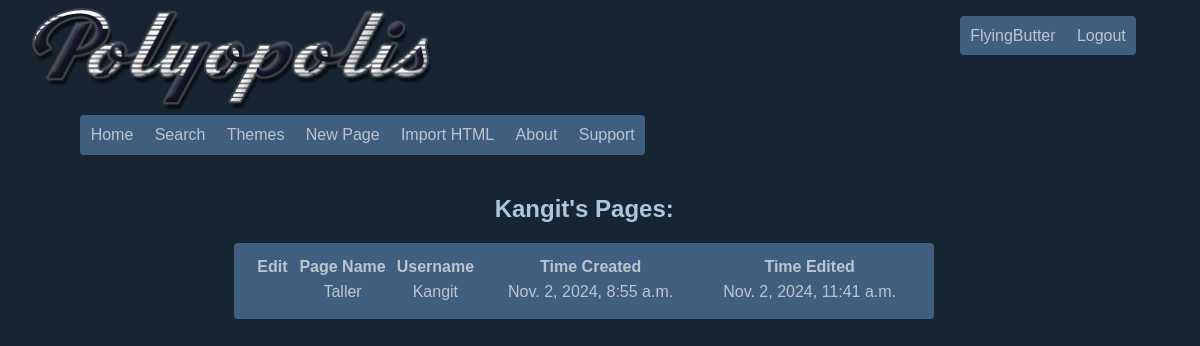
/user/?query=Kangit (signed in), run on the app's committed database.
### builder/models.py (models this page shows, shortened)
class Page(models.Model):
    id = models.UUIDField(primary_key=True, default=uuid.uuid4, editable=False)
    title = models.CharField(max_length=200, default="")
    owner = models.ForeignKey(settings.AUTH_USER_MODEL, on_delete=models.CASCADE)
    created_at = models.DateTimeField(auto_now_add=True)
    touch_time = models.DateTimeField(auto_now_add=True)
    content = models.TextField()  # This stores the cleaned HTML content of the page
    unlisted = models.BooleanField(default=False)           # Premium Feature - Prevents pages from appearing in master list
    private = models.BooleanField(default=False)            # Premium Feature - Allows users to restrict a page to specific users
    locked = models.BooleanField(default=False)             # Premium Feature - Locks a page behind a password screen.
    passwd = models.CharField(max_length=200,default="")    # This is kinda gross right now. Better make sure this is hashed lol.
    theme = models.ForeignKey(Theme, on_delete=models.CASCADE, related_name='pages', default=None, null=True)
    jscript = models.BooleanField(default=False)            # Controls if javascript is allowed

### builder/views.py (the view)
# urls.py: path('user/', views.user_page, name='user'),
def user_page(request):
    form = SearchForm()
    results = set()  # Use a set to prevent duplicate pages
    query = ''
    if 'query' in request.GET:
        form = SearchForm(request.GET)
        if form.is_valid():
            query = form.cleaned_data['query']
            owner_matches = Page.objects.filter(owner__username__icontains=query)
            results.update(owner_matches)
    return render(request, 'builder/user_page.html', {'form': form, 'results': list(results), 'username': query})

### builder/templates/builder/user_page.html (shortened to what this page needs)
{% extends 'builder/base.html' %}
{% block content %}
<!DOCTYPE html>
<html>
<head>
</head>
<body>
    {% if results %}
    <h2>{{ username }}'s Pages:</h2>
    <table class="link_list">
        <tr>
          <th>Edit</th>
          <th>Page Name</th>
          <th>Username</th>
          <th>Time Created</th>
          <th>Time Edited</th>
        </tr>
        {% for page in results %}
        <tr>
                {% if user == page.owner %}
                <td><a href="{% url 'page_editor' page.id %}"><big>✎</big></a> &nbsp; <a href="{% url 'page_delete' page.id %}"><big>✖</big></a></td>
                {% else %}
                <td></td>
                {% endif %}
                <td><a href="{% url 'page_viewer' page.id %}">{{ page.title }}</a></td>
                <td><a href="/user/?query={{ page.owner.username }}">{{ page.owner }}</a></td>
                <td class="time"><a href="{% url 'page_viewer' page.id %}">{{ page.created_at }}</a></td>
                <td class="time"><a href="{% url 'page_viewer' page.id %}">{{ page.touch_time }}</a></td>
        </tr>
        {% endfor %}
    </table>
    {% else %}
        <h2>{{ username }} has no pages yet!</h2>
    {% endif %}
</body>
</html>
{% endblock %}

### builder/templates/builder/base.html (shortened to what this page needs)
<!DOCTYPE html>
<html lang="en">
<head>
    {% load static %}
    {% if request.session.selected_theme %}<style>{{ request.session.selected_theme|safe }}</style>{% else %}<link rel="stylesheet" href="/static/css/default.css">{% endif %}
    <link rel="stylesheet" href="/static/css/layout.css">
</head>
<body>
        <div class="headbar">
        <div class="left">
        <div><a href="{% url 'page_list' %}"><img width="400vw" src="{% static '/img/logo_1.png' %}"></a></div>
        <div class="navbar">
            <a href="{% url 'page_list' %}"><div class="but_nav_left">Home</div></a>
            <a href="{% url 'search' %}"><div class="but_nav">Search</div></a>
            <a href="{% url 'theme' %}"><div class="but_nav">Themes</div></a>
            {% if user.is_authenticated %}
            <a href="{% url 'create_page' %}"><div class="but_nav">New Page</div></a>
            <a href="{% url 'import_html' %}"><div class="but_nav">Import HTML</div></a>
            {% else %}
            <a href="{% url 'login' %}"><div class="but_nav">New Page</div></a>
            <a href="{% url 'login' %}"><div class="but_nav">Import HTML</div></a>
            {% endif %}
            <a href=""><div class="but_nav">About</div></a>
            <a href=""><div class="but_nav_right">Support</div></a>
        </div>
        </div>
        <div class="right">
        <div class="navbar">
        {% if user.is_authenticated %}
        <a href="/user/?query={{ user.username }}"><div class="but_nav_left">{{ user.username }}</div></a>
        <a href="{% url 'logout' %}"><div class="but_nav_right">Logout</div></a>
        {% else %}
        <a href="{% url 'signup' %}"><div class="but_nav_left">Signup</div></a>
        <a href="{% url 'login' %}"><div class="but_nav_right">Login</div></a>
        {% endif %}
        </div>
        </div>
        </div>
    <div class="content">
        <div class="centered">
        {% block content %}{% endblock %}
        </div>
    </div>
</body>
</html>

### static/css/default.css (style rules this page uses)
:root { --back: #172533; --backimg: none; --text: #acc6e0; --accent: #405f7f; --accent_hov: #2f465d; --accent_text: #bbc5cf; }

### static/css/layout.css (style rules this page uses)
html, body { background-color: var(--back); background-image: var(--backimg); background-repeat: repeat; background-attachment: fixed; color: var(--text); font-family: Arial, sans-serif; width: 98%; overflow-x: hidden; box-sizing: border-box; }
* { box-sizing: border-box; }
a { color: inherit; text-decoration-line: none; }
.centered { display: flex; flex-direction: column; align-items: center; }
.headbar { display: flex; }
.right { display: flex; margin-right: 2vw; margin-top: 8px; }
.left { display: flex; align-items: center; flex-wrap: wrap; margin-left: 2vw; }
.content { margin: 20px; }
.link_list { background-color: var(--accent); color: var(--accent_text); padding: 1vw; border-radius: 4px; }
td { padding-left: 2vw; padding-right: 2vw; padding-top: 4px; padding-bottom: 4px; text-align: center; max-width: 30vw; overflow: hidden; border-radius: 4px; white-space: nowrap; }
.time { white-space: nowrap; }
img { max-width: 70vw; max-height: 100vh; }
.navbar { display: flex; flex-direction: row; }
.but_nav_left { font-size: medium; margin-left: 4vw; background-color: var(--accent); color: var(--accent_text); padding: 8pt; border-radius: 4px 0px 0px 4px; white-space: pre; border-style: none; }
.but_nav { font-size: medium; background-color: var(--accent); color: var(--accent_text); padding: 8pt; border-radius: 0px 0px 0px 0px; white-space: pre; border-style: none; }
.but_nav_right { font-size: medium; background-color: var(--accent); color: var(--accent_text); padding: 8pt; border-radius: 0px 4px 4px 0px; white-space: pre; border-style: none; }
.right, .but_nav, .but_nav_left, .but_nav_right, td { transition: all 0.4s ease-in-out; }

### data on the page
Page: title "Taller", owner "Kangit", created_at "Nov. 2, 2024, 8:55 a.m.", touch_time "Nov. 2, 2024, 11:41 a.m."

### other printed values
{{ user.username }} "FlyingButter"
{{ username }} "Kangit"
